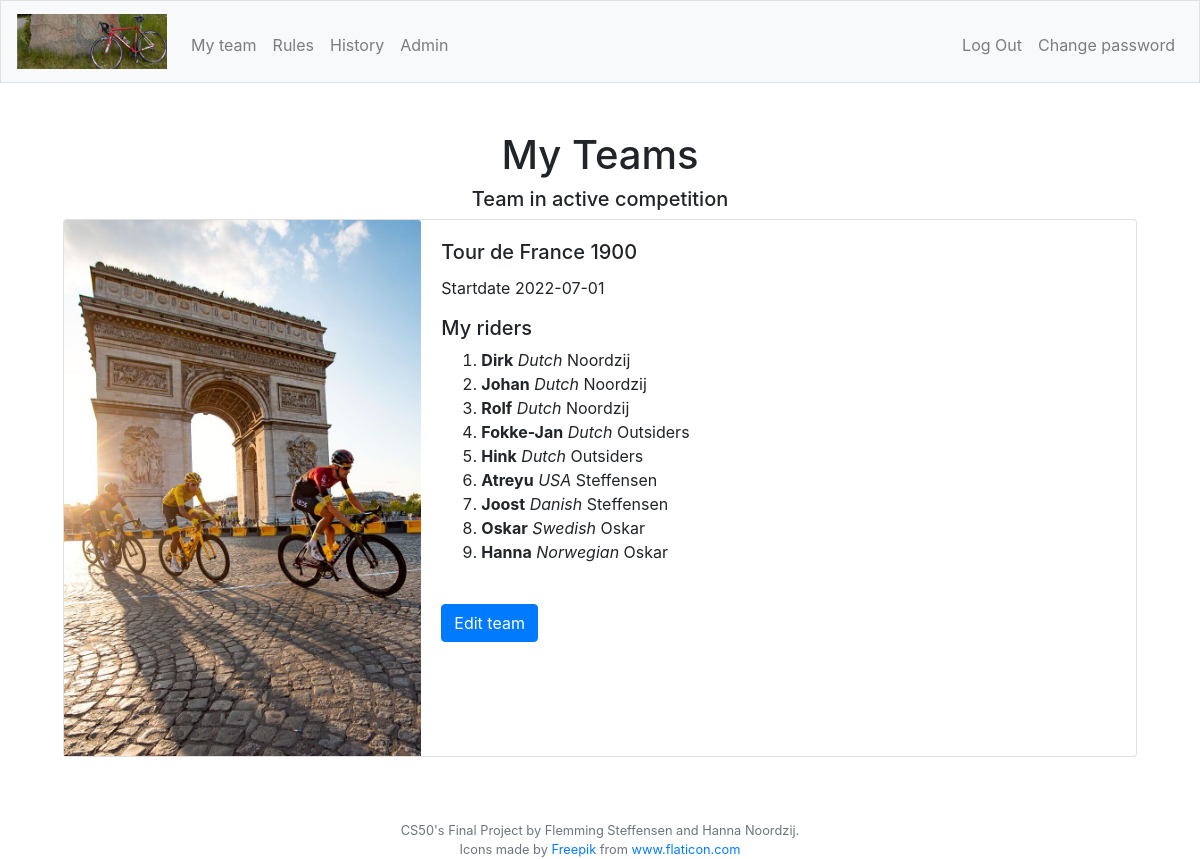
Before: /myteam (signed in) with the older database file.
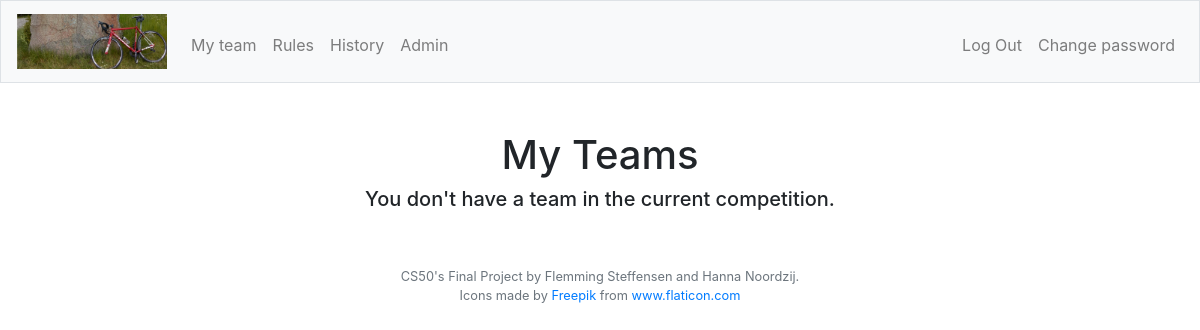
After: the same page with the newer database file.
### tables this page shows
CREATE TABLE "team" (
	"id"	INTEGER NOT NULL UNIQUE,
	"user_id"	INTEGER NOT NULL,
	"comp_id"	INTEGER NOT NULL,
	FOREIGN KEY("comp_id") REFERENCES "competitions"("id"),
	FOREIGN KEY("user_id") REFERENCES "users"("id"),
	PRIMARY KEY("id" AUTOINCREMENT)
);

CREATE TABLE "competitions" (
	"id"	INTEGER NOT NULL UNIQUE,
	"racetype_id"	INTEGER NOT NULL,
	"year"	TEXT NOT NULL,
	"startdate"	TEXT NOT NULL,
	"reg_active"	INTEGER NOT NULL,
	"reg_stop"	TEXT NOT NULL,
	"racedays"	INTEGER NOT NULL,
	"total_price"	INTEGER NOT NULL DEFAULT 0,
	"min_outsider"	INTEGER NOT NULL DEFAULT 0,
	PRIMARY KEY("id" AUTOINCREMENT),
	FOREIGN KEY("racetype_id") REFERENCES "racetypes"("id")
);

CREATE TABLE "team_member" (
	"id"	INTEGER NOT NULL UNIQUE,
	"team_id"	INTEGER NOT NULL,
	"rider_id"	INTEGER NOT NULL,
	"rank"	INTEGER NOT NULL,
	FOREIGN KEY("team_id") REFERENCES "team"("id"),
	FOREIGN KEY("rider_id") REFERENCES "riders"("id"),
	PRIMARY KEY("id" AUTOINCREMENT)
);

CREATE TABLE "riders" (
	"id"	INTEGER NOT NULL UNIQUE,
	"comp_id"	INTEGER NOT NULL,
	"rider"	TEXT NOT NULL,
	"nationality"	TEXT NOT NULL,
	"rides_for"	TEXT NOT NULL,
	"price"	INTEGER NOT NULL DEFAULT 0,
	"DNF"	INTEGER NOT NULL DEFAULT 0,
	"outsider"	INTEGER NOT NULL DEFAULT 1,
	PRIMARY KEY("id" AUTOINCREMENT),
	FOREIGN KEY("comp_id") REFERENCES "competitions"("id")
);

### app.py (the view)
@app.route("/myteam", methods=["GET", "POST"])
@login_required
def myteam():
    role = getRole()
    if request.method == "GET":
        user_id = session.get("user_id")
        activecomps = db.execute("SELECT c.id, c.startdate, c.racetype_id, c.year, t.id AS team_id \
                                        FROM competitions AS c \
                                        INNER JOIN racetypes AS r ON c.racetype_id = r.id\
                                        INNER JOIN team AS t ON c.id = t.comp_id \
                                            WHERE t.user_id = :user_id \
                                            AND c.reg_active = 'on' \
                                        ORDER BY c.startdate DESC", user_id = user_id)
        if activecomps:
            canRegisterOrEdit = db.execute("SELECT id FROM competitions WHERE reg_active = 'on' AND strftime('%s', reg_stop) > strftime('%s', 'now') ")
            riders = db.execute("SELECT r.rider, r.nationality, r.rides_for, tm.team_id, r.price, t.comp_id \
                                        FROM riders AS r \
                                        INNER JOIN team_member AS tm ON r.id = tm.rider_id \
                                        INNER JOIN team AS t ON t.id = tm.team_id \
                                            WHERE t.user_id = :user_id \
                                            AND t.comp_id = :activecomps \
                                        ORDER BY tm.rank ASC" , user_id=user_id, activecomps=activecomps[0]["id"])
            return render_template("myteam.html", role=role, activecomps = activecomps, riders=riders, canRegisterOrEdit=canRegisterOrEdit)
        else:
            noteam = 1
            return render_template("myteam.html", role=role, noteam=noteam)

### app.py (called while the page is built)
@app.after_request
def after_request(response):
    response.headers["Cache-Control"] = "no-cache, no-store, must-revalidate"
    response.headers["Expires"] = 0
    response.headers["Pragma"] = "no-cache"
    return response

### helpers.py (called while the page is built)
def login_required(f):
    @wraps(f)
    def decorated_function(*args, **kwargs):
        if session.get("user_id") is None:
            return redirect("/login")
        return f(*args, **kwargs)
    return decorated_function

def getRole():
    role = db.execute("SELECT role FROM users WHERE id = :userid", userid=session["user_id"])
    role2 = role[0]["role"]
    return role2

### templates/myteam.html (shortened to what this page needs)
{% extends "layout.html" %}
{% block adminNav %}
    {% if role == 2 %}
        <li class="nav-item"><a class="nav-link" href="/admin">Admin</a></li>
    {% endif %}
{% endblock %}
{% block main %}
    <h1>My Teams</h1>
    {% if noteam == 1 %}
    <h5>You don't have a team in the current competition.</h5>
    {% else %}
        <h5>Team in active competition</h5>
        {% if activecomps %}
            {% for comp in activecomps %}
            <div class="container">
                <div class="card mb-3 w-100 mx-auto">
                    <div class="row no-gutters">
                        <div class="col-md-4">
                            {% if comp.racetype_id == 1 %}
                                <img src="static\tour2.jpg" class="card-img-top" alt="Tour de France, https://www.vg.no/sport/sykkel/i/AdW5Rn/derfor-dropper-nordmennene-tour-de-france">
                            {% elif comp.racetype_id == 2 %}
                                <img src="static\giro2.jpg" class="card-img-top" alt="Giro d'Italia, https://www.bora.com/ru/ru/sports-nutrition/story/giro-ditalia-2021/">
                            {% elif comp.racetype_id == 3 %}
                                <img src="static\vuelta.jpg" class="card-img-top" alt="Vuelta a España, Picture from Alex Azabache fra Pexels">
                            {% endif %}
                        </div>
                        <div class="col-md-8">
                            <div class="card-body myteam">
                                {% if comp.racetype_id == 1 %}
                                    <h5 class="card-title">Tour de France {{comp.year}}</h5>
                                {% elif comp.racetype_id == 2 %}
                                    <h5 class="card-title">Giro d'Italia {{comp.year}}</h5>
                                {% elif comp.racetype_id == 3 %}
                                    <h5 class="card-title">Vuelta a España {{comp.year}}</h5>
                                {% endif %}
                                <p class="card-text">Startdate {{comp.startdate}}</p>
                                <div>
                                <h5>My riders</h5>
                                {% if riders %}
                                <ol>
                                    {% for rider in riders %}
                                        {% if rider.comp_id == comp.id %}
                                        <li><b>{{rider.rider}}</b> <i>{{rider.nationality}}</i> {{rider.rides_for}}</li>
                                        {% endif %}
                                    {% endfor %}
                                </ol>
                                {% endif %}
                                </div>
                                {% if canRegisterOrEdit %}
                                <br>
                                <a href="{{ url_for('editteam') }}" class="btn btn-primary">Edit team</a>
                                {% endif %}
                            </div>
                        </div>
                    </div>
                </div>
            </div>
            {% endfor %}
        {% endif %}
    {% endif %}
{% endblock %}

Changed rows visible on the page:
removed team: year "1900", startdate "2022-07-01"
removed team_member: rider "Dirk", nationality "Dutch", rides_for "Noordzij"
removed team_member: rider "Johan", nationality "Dutch", rides_for "Noordzij"
removed team_member: rider "Rolf", nationality "Dutch", rides_for "Noordzij"
removed team_member: rider "Fokke-Jan", nationality "Dutch", rides_for "Outsiders"
removed team_member: rider "Hink", nationality "Dutch", rides_for "Outsiders"
removed team_member: rider "Atreyu", nationality "USA", rides_for "Steffensen"
removed team_member: rider "Joost", nationality "Danish", rides_for "Steffensen"
removed team_member: rider "Oskar", nationality "Swedish", rides_for "Oskar"
removed team_member: rider "Hanna", nationality "Norwegian", rides_for "Oskar"
Other visible differences:
text no longer shown: "Team in active competition"
text now shown: "You don't have a team in the current competition."
